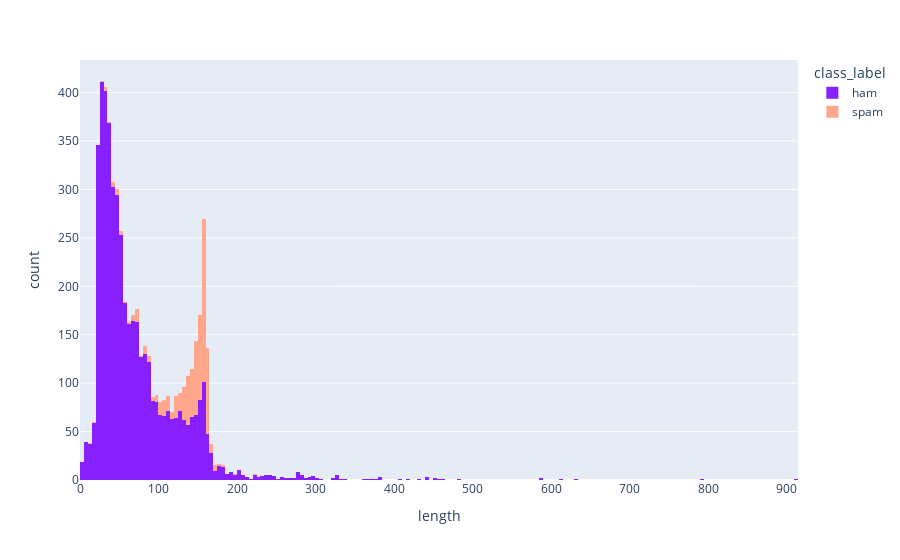

This figure's notebook cell:
### Code cell
# Feature Engineering

#Lets look at the length of the messages to get some insights btw spam & nonSpam
df['length'] = df['message'].apply(len)
df.head()

fig = pe.histogram(df, x="length", color="class_label", color_discrete_sequence=["#871fff","#ffa78c"] )
fig.show()

### Figure 1 — Plotly figure (JSON) as saved in the notebook; plotly's stock layout.template omitted (floating-point values rounded to 4 significant figures; data arrays with more than 128 entries replaced by an {"elided": "..."} marker saying what was removed)
{"data": [{"alignmentgroup": "True", "bingroup": "x", "hovertemplate": "class_label=ham<br>length=%{x}<br>count=%{y}<extra></extra>", "legendgroup": "ham", "marker": {"color": "#871fff"}, "name": "ham", "offsetgroup": "ham", "orientation": "v", "showlegend": true, "type": "histogram", "x": {"elided": "4825 int values"}, "xaxis": "x", "yaxis": "y"}, {"alignmentgroup": "True", "bingroup": "x", "hovertemplate": "class_label=spam<br>length=%{x}<br>count=%{y}<extra></extra>", "legendgroup": "spam", "marker": {"color": "#ffa78c"}, "name": "spam", "offsetgroup": "spam", "orientation": "v", "showlegend": true, "type": "histogram", "x": {"elided": "747 int values"}, "xaxis": "x", "yaxis": "y"}], "layout": {"barmode": "relative", "legend": {"title": {"text": "class_label"}, "tracegroupgap": 0}, "margin": {"t": 60}, "xaxis": {"anchor": "y", "domain": [0, 1], "title": {"text": "length"}}, "yaxis": {"anchor": "x", "domain": [0, 1], "title": {"text": "count"}}}}
